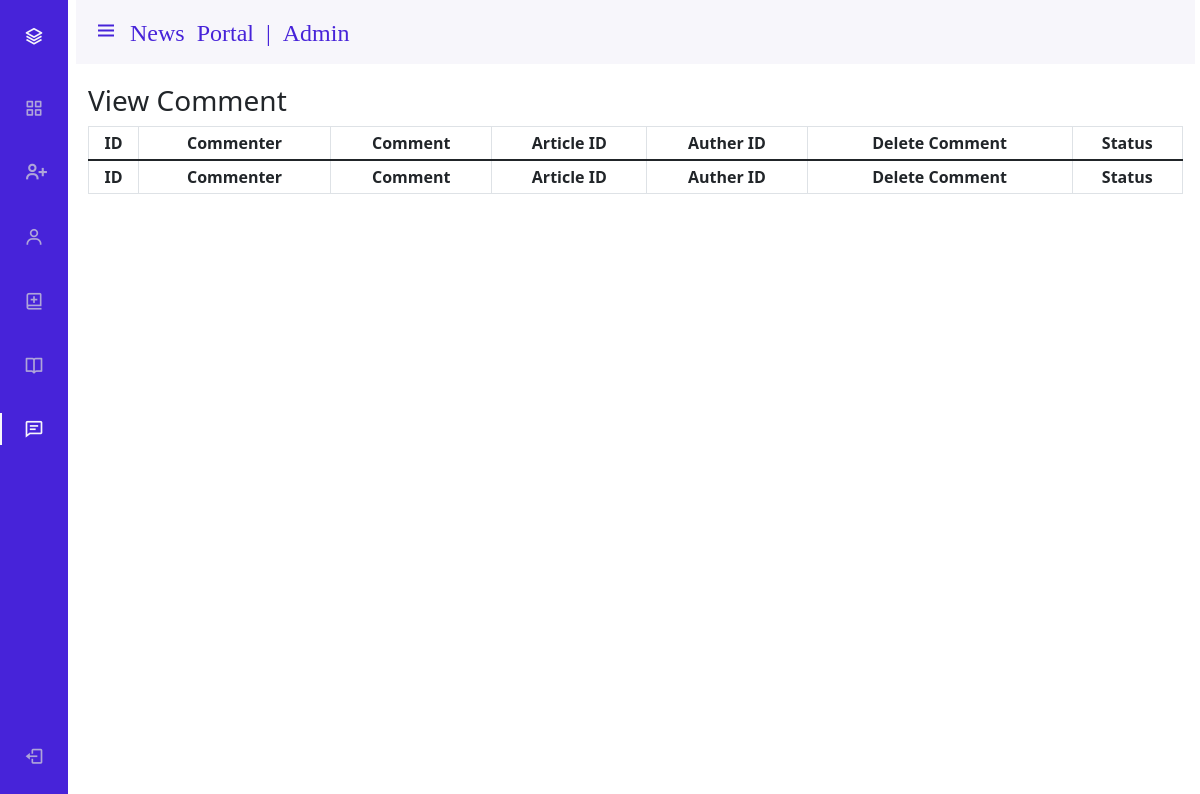
/admin/view_comment.php (signed in), run on an earlier commit of the app's database.
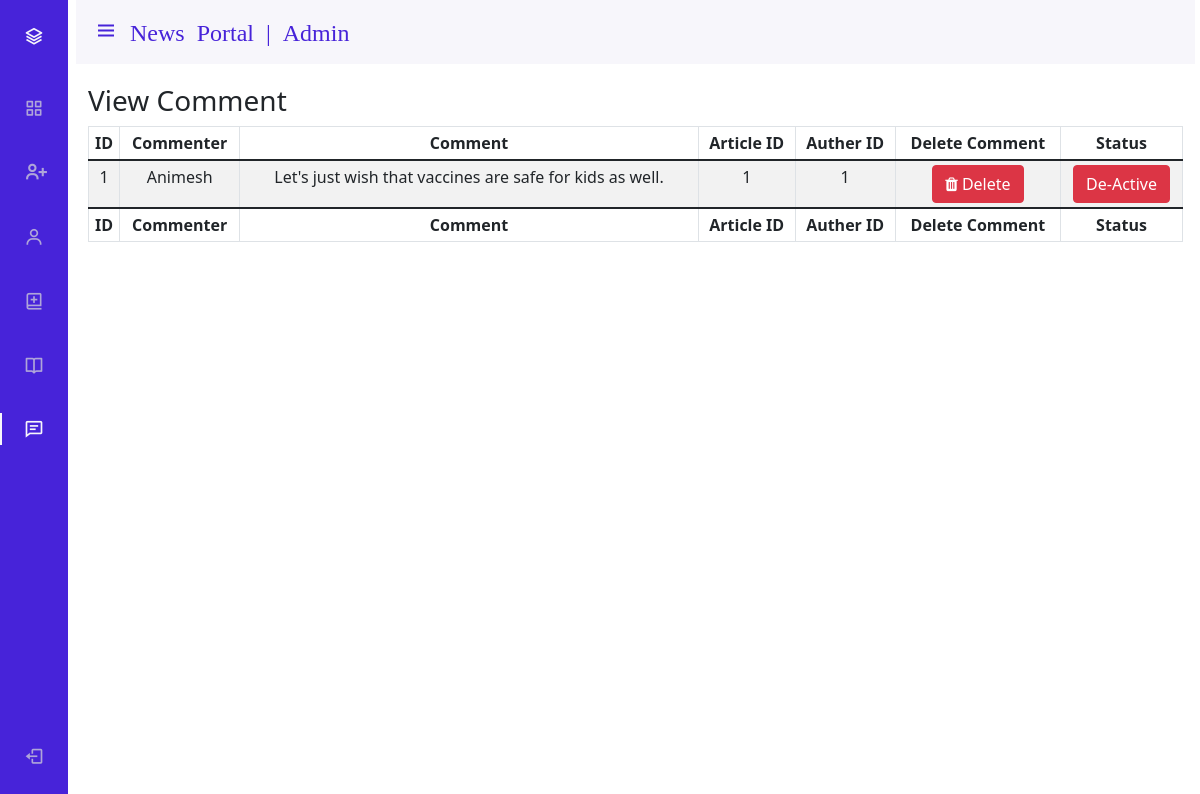
And on a later commit of the database.
### tables this page shows
CREATE TABLE `comment` (
  `comment_id` int(11) NOT NULL,
  `comment_auther` varchar(40) NOT NULL,
  `comment_desc` text NOT NULL,
  `article_id` int(11) NOT NULL,
  `comment_status` int(11) NOT NULL DEFAULT 0
);

CREATE TABLE `article` (
  `article_id` int(11) NOT NULL,
  `article_title_img` text NOT NULL,
  `article_title` text NOT NULL,
  `article_category` text NOT NULL,
  `article_desc` text NOT NULL,
  `article_visit` int(11) NOT NULL DEFAULT 0,
  `admin_id` int(11) NOT NULL,
  `article_img1` text DEFAULT '',
  `article_img2` text DEFAULT '',
  `article_img3` text DEFAULT '',
  `article_status` int(11) NOT NULL DEFAULT 1,
  `article_date` date NOT NULL DEFAULT current_timestamp()
);

### admin/db.php (called while the page is built, shortened)
<?php
    $admin_id = "admin_id";
    $articleTable = "article";
    $article_id = "article_id";
    $commentTable = "comment";
    $comment_id = "comment_id";
    $comment_auther = "comment_auther";
    $comment_desc = "comment_desc";
    $comment_status = "comment_status";
?>

### admin/view_comment.php (the view, shortened to what this page needs)
<?php include_once 'header.php';?>
<?php include_once 'db.php'; ?>
<?php
  $sql = "SELECT * FROM ".$commentTable;
  $result = mysqli_query($conn, $sql);
?>
<div class="container-fluid">
  <div class="row">
    <div class="col-12">
          <h3 class="card-title">View Comment</h3>
          <table id="dataTable" class="table table-striped table-bordered table-sm" cellspacing="0" width="100%">
            <thead>
              <tr>
                <th class="col th-sm">ID</th>
                <th class="col th-sm">Commenter</th>
                <th class="col th-sm">Comment</th>
                <th class="col th-sm">Article ID</th>
                <?php if($_SESSION['id'] == "1") { ?>
                    <th class="col th-sm">Auther ID</th>
                <?php } ?>
                <th class="col th-sm">Delete Comment</th>
                <th class="col th-sm">Status</th>
              </tr>
            </thead>
            <tbody>
              <?php while($row = mysqli_fetch_assoc($result)) { ?>
                <tr>
                  <td><?php echo $row[$comment_id]; ?></td>
                  <td><?php echo $row[$comment_auther]; ?></td>
                  <td><?php echo  $row[$comment_desc]; ?></td>
                  <td><?php echo $row[$article_id]; ?></td>
                  <?php if($_SESSION['id'] == "1") {
                      $sql_ = "SELECT `".$admin_id."` FROM ".$articleTable." WHERE `".$article_id."` = '".$row[$article_id]."'";
                      $tmp=mysqli_query($conn, $sql_);
                      $arr=mysqli_fetch_assoc($tmp);
                  ?>
                    <td><?php echo $arr[$admin_id]; ?></td>
                  <?php } ?>
                  <td>
                    <a href="./view_comment.php?ddid=<?php echo $row[$comment_id]; ?>">
                        <button type="button" class="btn btn-danger text-white"><i class="fa fa-trash"></i> Delete </button>
                    </a>
                  </td>
                  <td>
                    <?php if($row[$comment_status] != 1) { ?>
                      <a href="./view_comment.php?aid=<?php echo $row[$comment_id]; ?>">
                        <button type="button" class="btn btn-primary" > Active </button>
                      </a>
                    <?php } else { ?>
                      <a href="./view_comment.php?did=<?php echo $row[$comment_id]; ?>">
                        <button type="button" class="btn btn-danger" > De-Active </button>
                      </a>
                    <?php } ?>
                  </td>
                </tr>
              <?php } ?>
            </tbody>
            <tfoot>
              <tr>
                <th class="col th-sm">ID</th>
                <th class="col th-sm">Commenter</th>
                <th class="col th-sm">Comment</th>
                <th class="col th-sm">Article ID</th>
                <?php if($_SESSION['id'] == "1") { ?>
                    <th class="col th-sm">Auther ID</th>
                <?php } ?>
                <th class="col th-sm">Delete Comment</th>
                <th class="col th-sm">Status</th>
              </tr>
            </tfoot>
          </table>
    </div>
  </div>
</div>
<?php include_once 'footer.php'; ?>

What changed in the data, as far as the page shows it:
added comment: comment_id "1", comment_auther "Animesh", comment_desc "Let's just wish that vaccines are safe for kids as well.", article "1", article.admin_id "1"
